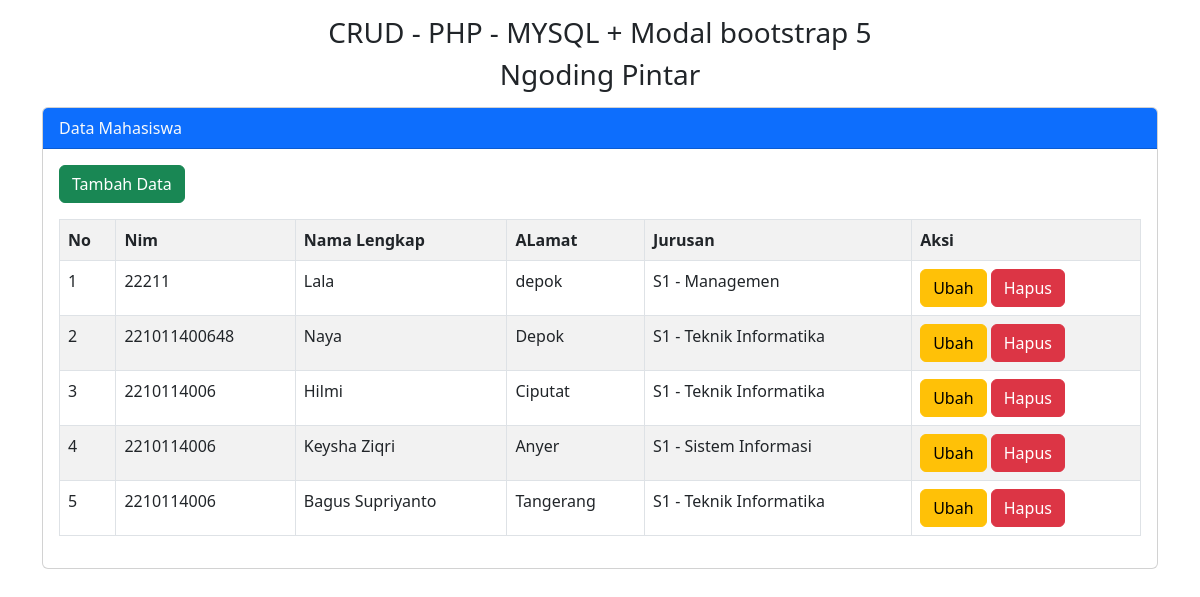
The page / on the database its author committed.
### tables this page shows
CREATE TABLE `tmhs` (
  `id_mhs` int(11) NOT NULL,
  `nim` varchar(15) NOT NULL,
  `nama` varchar(150) NOT NULL,
  `alamat` varchar(150) NOT NULL,
  `prodi` varchar(25) NOT NULL
);

### index.php (the view, shortened to what this page needs)
<?php
include "koneksi.php";
?>
<!doctype html>
<html lang="en">
  <head>
    <link href="https://cdn.jsdelivr.net/npm/bootstrap@5.2.3/dist/css/bootstrap.min.css" rel="stylesheet">
  </head>
  <body>
    <div class="container">
    <div class="mt-3">
    <h3 class = "text-center">CRUD - PHP - MYSQL + Modal bootstrap 5</h3>
    <h3 class = "text-center">Ngoding Pintar</h3>
    </div>
    <div class="card mt-3">
  <div class="card-header bg-primary text-light">
    Data Mahasiswa
  </div>
  <div class="card-body">
<button type="button" class="btn btn-success mb-3" data-bs-toggle="modal" data-bs-target="#modalTambah">
  Tambah Data
</button>
    <table class = "table table-bordered table-striped table-hover">
    <tr>
        <th>No</th>
        <th>Nim</th>
        <th>Nama Lengkap</th>
        <th>ALamat</th>
        <th>Jurusan</th>
        <th>Aksi</th>
    </tr>
    <?php
    $no = 1;
    $tampil = mysqli_query($koneksi, "SELECT * FROM tmhs ORDER BY id_mhs DESC");
    while($data = mysqli_fetch_array($tampil)) :
    ?>
    <tr>
        <td><?= $no++ ?></td>
        <td><?= $data['nim']?></td>
        <td><?= $data['nama']?></td>
        <td><?= $data['alamat']?></td>
        <td><?= $data['prodi']?></td>
        <td>
            <a href ="#" class = "btn btn-warning" data-bs-toggle="modal" data-bs-target="#modalUbah<?= $no ?>">Ubah</a>
            <a href ="#" class = "btn btn-danger" data-bs-toggle="modal" data-bs-target="#modalHapus<?= $no ?>">Hapus</a>
        </td>
    </tr>
</div>
        <?php endwhile; ?>
  </body>
</html>

### rows shown on the page
tmhs: nim "22211", nama "Lala", alamat "depok", prodi "S1 - Managemen"
tmhs: nim "221011400648", nama "Naya", alamat "Depok", prodi "S1 - Teknik Informatika"
tmhs: nim "2210114006", nama "Hilmi", alamat "Ciputat", prodi "S1 - Teknik Informatika"
tmhs: nim "2210114006", nama "Keysha Ziqri", alamat "Anyer", prodi "S1 - Sistem Informasi"
tmhs: nim "2210114006", nama "Bagus Supriyanto", alamat "Tangerang", prodi "S1 - Teknik Informatika"
